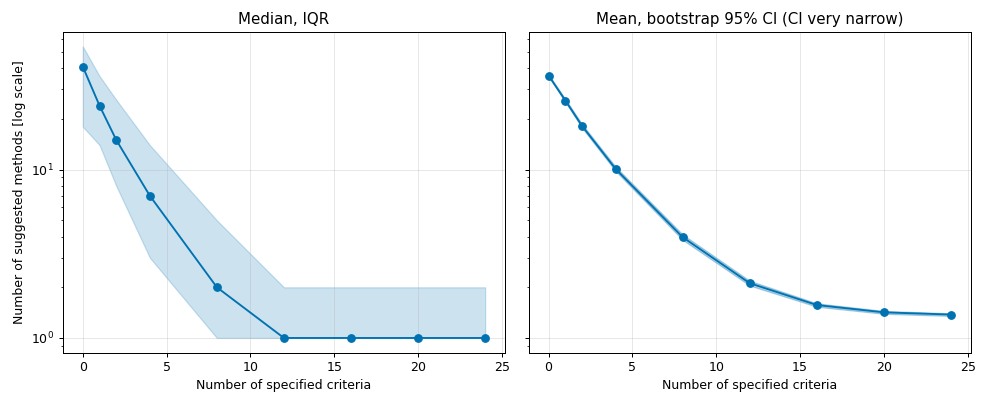

Source code (Python):
import pandas as pd,numpy as np,matplotlib;matplotlib.use("Agg")
import matplotlib.pyplot as plt
d=pd.read_csv("benchmark_runs.csv");rng=np.random.default_rng(1)
ks=sorted(d.k_spec.unique());B="#0072B2"
fig,ax=plt.subplots(1,2,figsize=(11,4.5),sharey=True)
med=[];q=[];m=[];ci=[]
for k in ks:
    s=d[d.k_spec==k].size.values if False else d[d.k_spec==k]["size"].values
    med.append(np.median(s));q.append(np.percentile(s,[25,75]));m.append(s.mean())
    bs=rng.choice(s,(2000,len(s))).mean(1);ci.append(np.percentile(bs,[2.5,97.5]))
q=np.array(q);ci=np.array(ci)
ax[0].plot(ks,med,"o-",c=B);ax[0].fill_between(ks,q[:,0],q[:,1],color=B,alpha=.2)
ax[0].set_title("Median, IQR")
ax[1].plot(ks,m,"o-",c=B);ax[1].fill_between(ks,ci[:,0],ci[:,1],color=B,alpha=.3)
ax[1].set_title("Mean, bootstrap 95% CI (CI very narrow)")
for a in ax:
    a.set_yscale("log");a.set_xlabel("Number of specified criteria");a.grid(alpha=.3)
ax[0].set_ylabel("Number of suggested methods [log scale]")
plt.tight_layout();plt.savefig("/tmp/cmp1.png",dpi=90)
print(np.c_[ks,m,ci])
